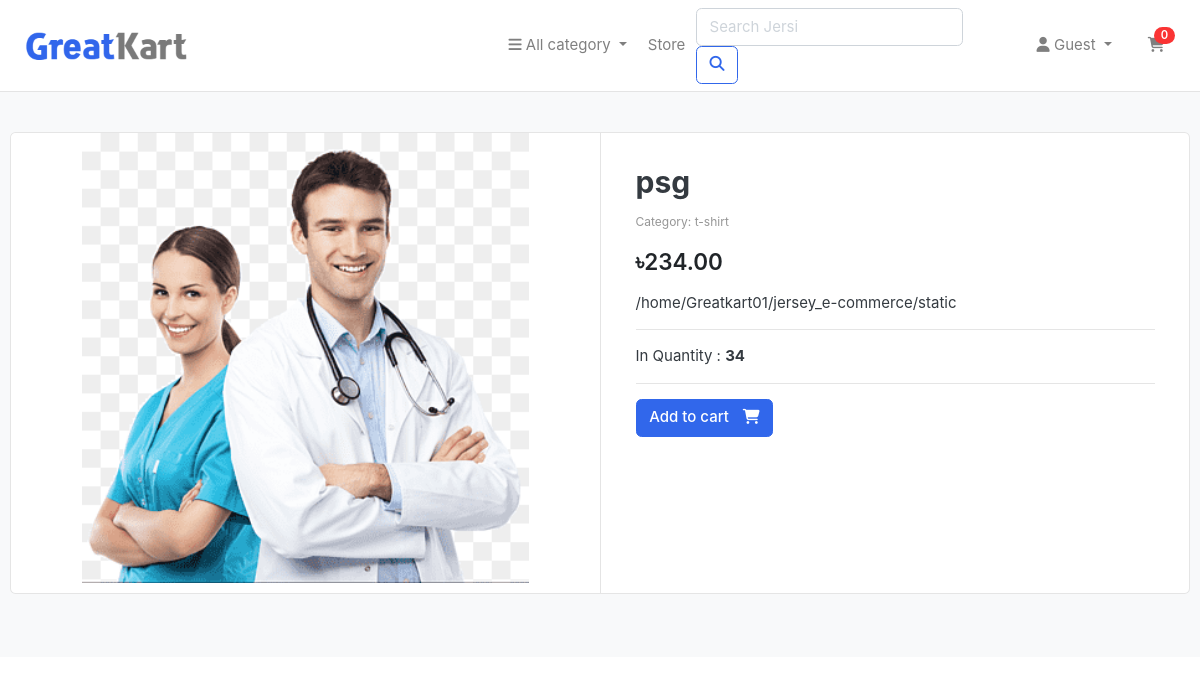
Screenshot of /jersi_dec/27/ with the database file from the repository.
### jersi_app/models.py (models this page shows, shortened)
class Jersi(models.Model):
    name = models.CharField(max_length=100)
    category = models.ForeignKey(Category, related_name='jerseys', on_delete=models.CASCADE)
    price = models.DecimalField(max_digits=10, decimal_places=2)
    detail = models.CharField(max_length=500)
    quantity = models.PositiveIntegerField(default=1)
    image = models.ImageField(upload_to='media/', null=True, blank=True)

class Category(models.Model):
    name = models.CharField(max_length=100)

### jersi_app/views.py (the view)
# urls.py: path('jersi_dec/<int:jersi_id>/', views.jersi_dec_view, name='jersi_dec'),
def jersi_dec_view(request, jersi_id):
    jersi = get_object_or_404(Jersi, id=jersi_id)
    categories = Category.objects.all()
    return render(request, 'jersi_dec.html', {'jersi': jersi, 'categories': categories})

### jersi_app/context_processors.py (called while the page is built)
def cart_items_count(request):
    if request.user.is_authenticated:
        return {'cart_items_count': Cart.objects.filter(user=request.user).count()}
    return {'cart_items_count': 0}

### jersi_app/templates/jersi_dec.html (shortened to what this page needs)
{% extends 'base.html' %}
{% block body%}
<section class="section-content padding-y bg">
  <div class="container">
    <div class="card">
      <div class="row no-gutters">
        <aside class="col-md-6">
          <article class="gallery-wrap">
            <div class="img-big-wrap">
              <a href="#"><img src="{{ jersi.image.url }}" /></a>
            </div>
          </article>
        </aside>
        <main class="col-md-6 border-left">
          <article class="content-body">
            <h2 class="title">{{ jersi.name }}</h2>
            {% if jersi.category %}
              <p>
                <small class="text-muted">
                  Category:
                  {% if jersi.category.name %}
                    {{ jersi.category.name }}
                  {% else %}
                    {{ jersi.category }}
                  {% endif %}
                </small>
              </p>
            {% endif %}
            <div class="mb-3">
              <var class="price h4">৳{{ jersi.price }}</var>
            </div>
            <p>
              {{jersi.detail}}
            </p>
            <hr />
            <p>
              In Quantity : <b>{{jersi.quantity}}</b>
            </p>
            <hr />
            <form method="post">
              <a href="{% url 'add_to_cart' jersi.id %}" class="btn btn-primary">
                <span class="text">Add to cart</span>
                <i class="fas fa-shopping-cart"></i>
              </a>
            </form>
          </article>
        </main>
      </div>
    </div>
    <br />
  </div>
</section>
{% endblock %}

### static/css/ui.css (style rules this page uses)
html { font-family: "Inter", sans-serif; font-size: 15px; }
.content-body { flex: 1 1 auto; padding: 2rem 2.3rem; }
.padding-y { padding-top: 40px; padding-bottom: 40px; }
var { font-style: normal; }
article:after, .form-group:after { display: block; clear: both; content: ""; }
.bg { background-color: #f8f9fa; }
.btn .text + i { margin-left: 10px; }
.price { font-weight: 600; color: #212529; }
.gallery-wrap .img-big-wrap { margin-bottom: 10px; border-radius: 0.37rem; overflow: hidden; background-color: #fff; }
.gallery-wrap .img-big-wrap a { text-align: center; display: block; }
.gallery-wrap .img-big-wrap img { height: 450px; width: auto; display: inline-block; }

### rows the page displays
Jersi: image (picture), name "psg", category.name "t-shirt", price "234.00", detail "/home/Greatkart01/jersey_e-commerce/static", quantity "34"
